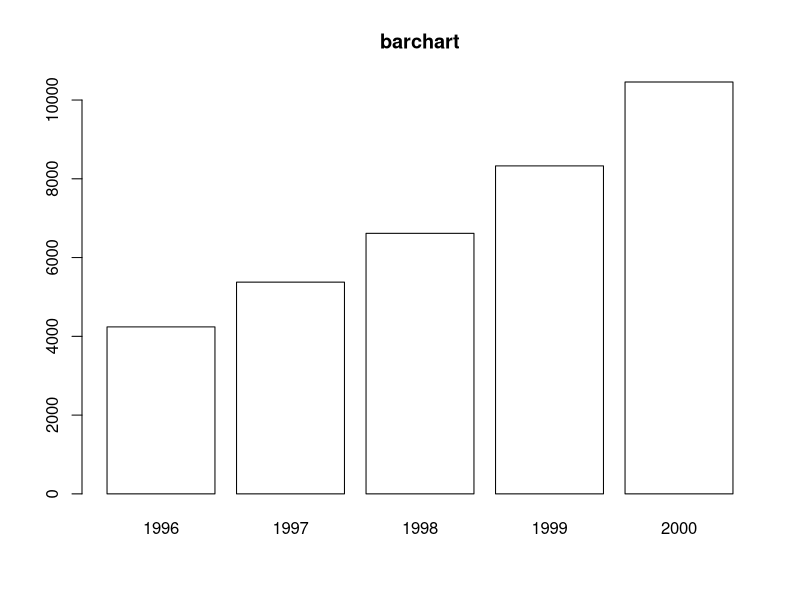
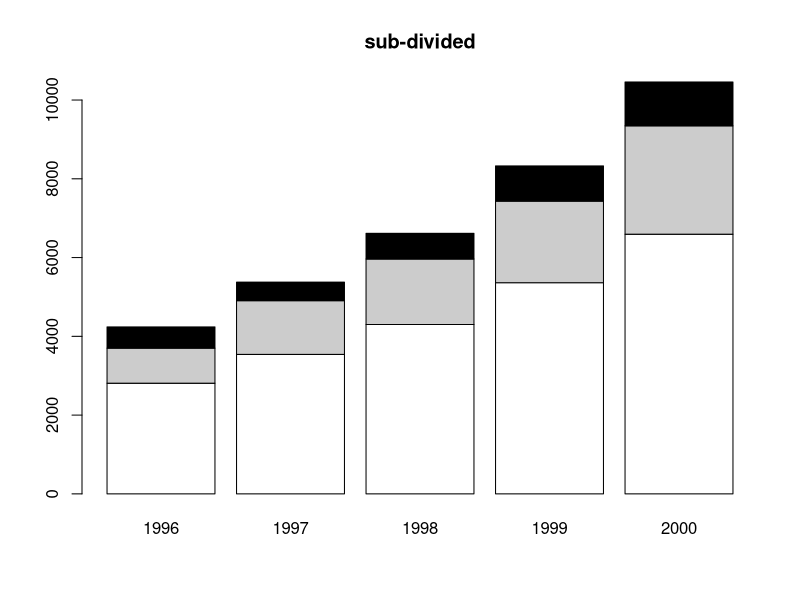

The R source for these figures, in order: (Note: this script raises an error after producing the figures.)
year_stud=matrix(c(2810,890,540,3542,1363,471,4301,1663,652,5362,2071,895,6593,2752,1113),byrow=TRUE,ncol=3)
rownames(year_stud)=c("1996","1997","1998","1999","2000")
colnames(year_stud)=c("Humanity","Science","Commerce")
year_stud
total_stud=margin.table(year_stud,1)#to prepare marginals
total_stud
barplot(total_stud,col="white",main="barchart")
barplot(t(year_stud),col=c("white","gray80","black"),main="sub-divided",beside=FALSE)
legend(locator(1),legend=c("hu","se","cum"),fill=c("white","gray80","black"),horiz=TRUE)
barplot(t(year_stud),col=c("white","gray80","black"),main="multiple bar chart",beside=TRUE)
legend(locator(1),legend=c("hu","se","cum"),fill=c("white","gray80","black"),cex=0.5)

